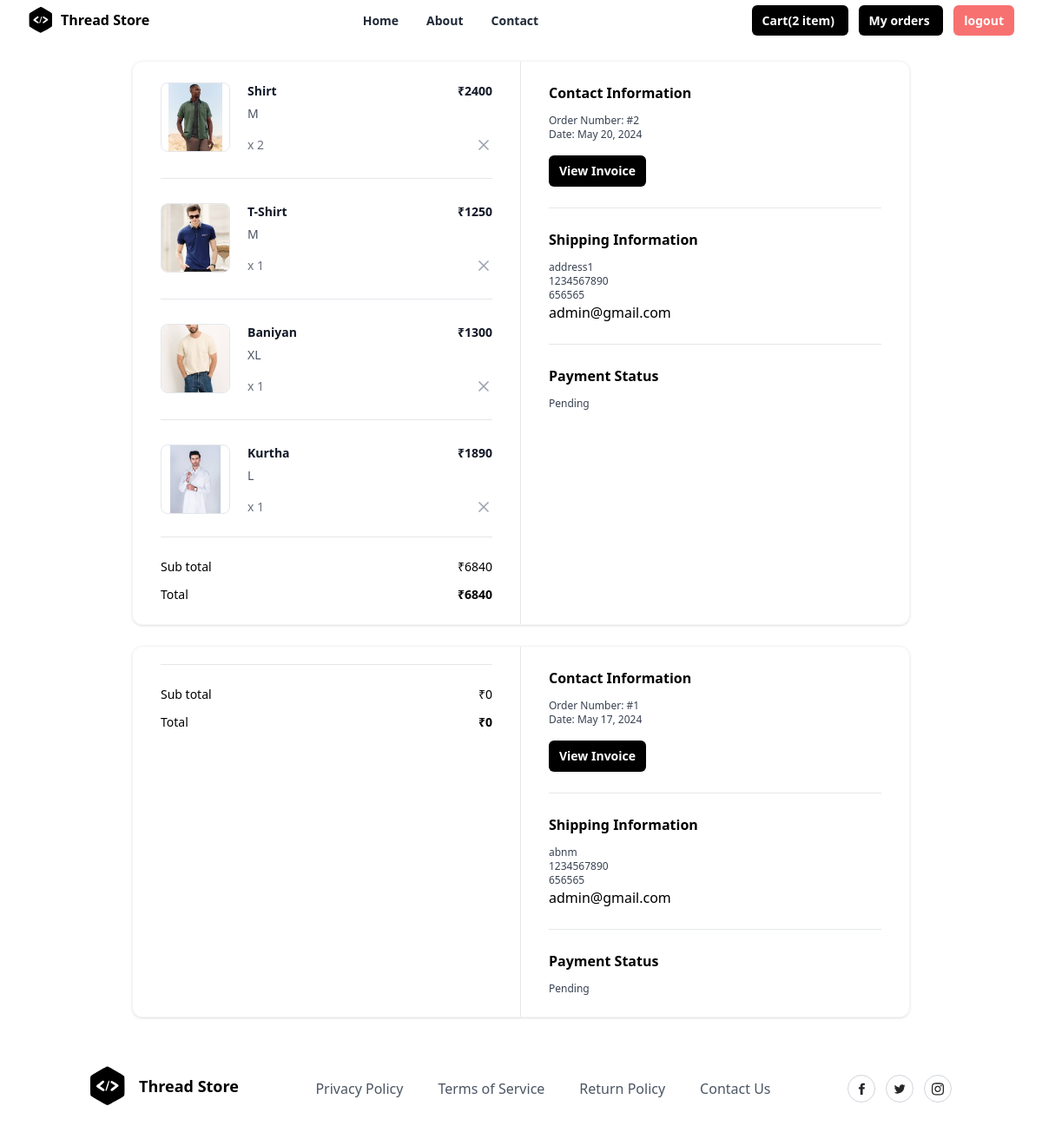
/order/summary/ (signed in), run on the app's committed database.
### store/models.py (models this page shows, shortened)
class Basket(models.Model):
    owner = models.OneToOneField(User, on_delete=models.CASCADE,related_name="cart")
    created_date = models.DateTimeField(auto_now_add=True)
    updated_date = models.DateTimeField(auto_now=True)
    is_active = models.BooleanField(default=True)
    @property
    def cart_item_count(self):
        return self.cartitems.filter(is_order_placed=False).count()

class BasketItem(models.Model):
    basket_object = models.ForeignKey(Basket, on_delete=models.CASCADE,related_name="cartitems")
    product_object = models.ForeignKey(Product, on_delete=models.CASCADE)
    size_object = models.ForeignKey(Size, on_delete=models.CASCADE)
    quantity = models.PositiveIntegerField(default=1)
    created_date = models.DateTimeField(auto_now_add=True)
    updated_date = models.DateTimeField(auto_now=True)
    is_active = models.BooleanField(default=True)
    is_order_placed=models.BooleanField(default=False)
    @property
    def total_amount(self):
        return self.product_object.price*self.quantity

class Product(models.Model):
    title = models.CharField(max_length=200)
    description = models.TextField(null=True, blank=True)
    size_object = models.ManyToManyField(Size)
    category_object = models.ForeignKey(Category, on_delete=models.CASCADE)
    brand_object = models.ForeignKey(Brand, on_delete=models.CASCADE)
    image = models.ImageField(upload_to='product_images', null=True, blank=True, default='product_images/default.jpg')
    price = models.PositiveIntegerField()
    tag_object=models.ManyToManyField(Tag)
    created_date = models.DateTimeField(auto_now_add=True)
    updated_date = models.DateTimeField(auto_now=True)
    is_active = models.BooleanField(default=True)

class Size(models.Model):
    name = models.CharField(max_length=100, unique=True)
    created_date = models.DateTimeField(auto_now_add=True)
    updated_date = models.DateTimeField(auto_now=True)
    is_active = models.BooleanField(default=True)
    def __str__(self):
        return self.name

class Order(models.Model):
    user_object = models.ForeignKey(
                                        User,
                                        on_delete=models.CASCADE,
                                        related_name='myorders'
                                    )
    basket_item_objects = models.ManyToManyField(BasketItem)
    delivery_address = models.CharField(max_length=250)
    phone = models.CharField(max_length=12)
    pin=models.CharField(max_length=10,null=True)
    email = models.CharField(max_length=100)
    pay_options = (
        ('online', 'online'),
        ('cod', 'cod')
    )
    payment_mode = models.CharField(
                                        max_length=100,
                                        choices=pay_options,
                                        default='cod'
                                    )
    order_id = models.CharField(max_length=200, null=True)
    is_paid = models.BooleanField(default=False)
    order_status = (
        ('order_confirmed', 'Order confirmed'),
        ('dispatched', 'Dispatched'),
        ('in_transit', 'In transit'),
        ('delivered', 'Delivered'),
        ('cancelled', 'Cancelled'),
    )
    status = models.CharField(
                                max_length=200,
                                choices=order_status,
                                default='order_confirmed'
                            )
    created_date = models.DateTimeField(auto_now_add=True)
    updated_date = models.DateTimeField(auto_now=True)
    is_active = models.BooleanField(default=True)
    @property
    def sub_total(self):
        basket_items=self.basket_item_objects.all()
        total=0
        if basket_items:
            for bi in basket_items:
                total+=bi.total_amount
        return total

### store/views.py (the view)
# urls.py: path('order/summary/',views.OrderSummaryView.as_view(),name="order-summary"),
class OrderSummaryView(View):
    def get(self,request,*args,**kwargs):
        qs=Order.objects.filter(user_object=request.user).order_by("-created_date")
        return render(request,"order_summary.html",{"data":qs})

### store/templates/order_summary.html (shortened to what this page needs)
{%extends 'base.html'%}
{%block main_block%}
{%for os in data%}
<div class="mx-auto my-4 max-w-4xl md:my-6">
  <div class="overflow-hidden rounded-xl border border-gray-100 shadow">
    <div class="grid grid-cols-1 md:grid-cols-2">
      <div class="px-5 py-6 md:border-r md:border-r-gray-200 md:px-8">
        <div class="flow-root">
          <ul class="-my-7 divide-y divide-gray-200">
            {%for bi in os.basket_item_objects.all%}
            <li class="flex items-stretch justify-between space-x-5 py-7">
              <div class="flex flex-1 items-stretch">
                <div class="flex-shrink-0">
                  <img class="h-20 w-20 rounded-lg border border-gray-200 object-contain"
                    src="{{bi.product_object.image.url}}"
                    alt="https://static.nike.com/a/images/c_limit,w_592,f_auto/t_product_v1/54a510de-a406-41b2-8d62-7f8c587c9a7e/air-force-1-07-lv8-shoes-9KwrSk.png" />
                </div>
                <div class="ml-5 flex flex-col justify-between">
                  <div class="flex-1">
                    <p class="text-sm font-bold text-gray-900">
                      {{bi.product_object.title}}
                    </p>
                    <p class="mt-1.5 text-sm font-medium text-gray-600">
                      {{bi.size_object}}
                    </p>
                  </div>
                  <p class="mt-4 text-sm font-medium text-gray-500">x {{bi.quantity}}</p>
                </div>
              </div>
              <div class="ml-auto flex flex-col items-end justify-between">
                <p class="text-right text-sm font-bold text-gray-900">
                  ₹{{bi.total_amount}}
                </p>
                <a href="{%url 'cart-remove' bi.id%}"
                  class="-m-2 inline-flex rounded p-2 text-gray-400 transition-all duration-200 hover:text-gray-900 focus:outline-none focus:ring-2 focus:ring-gray-900 focus:ring-offset-2">
                  <svg xmlns="http://www.w3.org/2000/svg" width="24" height="24" viewBox="0 0 24 24" fill="none"
                    stroke="currentColor" stroke-width="2" stroke-linecap="round" stroke-linejoin="round"
                    class="h-5 w-5">
                    <line x1="18" y1="6" x2="6" y2="18"></line>
                    <line x1="6" y1="6" x2="18" y2="18"></line>
                  </svg>
                </a>
              </div>
            </li>
            {%endfor%}
          </ul>
          <hr class="mt-6 border-gray-200" />
          <ul class="mt-6 space-y-3">
            <li class="flex items-center justify-between">
                <p class="text-sm font-medium">Sub total</p>
                <p class="text-sm font-medium">₹{{os.sub_total}}</p>
              </li>
            <li class="flex items-center justify-between">
              <p class="text-sm font-medium ">Total</p>
              <p class="text-sm font-bold ">₹{{os.sub_total}}</p>
            </li>
          </ul>
        </div>
      </div>
      <div class="px-5 py-6 md:px-8">
        <div class="flow-root">
          <div class="-my-6 divide-y divide-gray-200">
            <div class="py-6">
              <h2 class="text-base font-bold text-black">
                Contact Information
              </h2>
              <p class="fontmedium mt-3 text-xs text-gray-700">
                Order Number: #{{os.id}}
              </p>
              <p class="text-xs font-medium text-gray-700">
                Date: {{os.created_date|date}}
              </p>
              <button type="button"
                class="mt-4 rounded-md bg-black px-3 py-2 text-sm font-semibold text-white shadow-sm hover:bg-black/80 focus-visible:outline focus-visible:outline-2 focus-visible:outline-offset-2 focus-visible:outline-black">
                View Invoice
              </button>
            </div>
            <div class="py-6">
              <h2 class="mb-2 text-base font-bold text-black">
                Shipping Information
              </h2>
              <p class="mt-3 text-xs font-medium text-gray-700">{{os.delivery_address}}
              </p>
              <p class="text-xs font-medium text-gray-700">
                {{os.phone}}
              </p>
              <p class="text-xs font-medium text-gray-700">{{os.pin}}
              </p>
              <p> {{os.email}}
              </p>
            </div>
            <div class="py-6">
              <h2 class="text-base font-bold text-black">
                Payment Status
              </h2>
              <p class="mt-3 text-xs font-medium text-gray-700">
                {%if os.is_paid%}
                    Completed
                {%else%}
                   Pending
                {%endif%}
              </p>
            </div>
          </div>
        </div>
      </div>
    </div>
  </div>
</div>
{%endfor%}
{%endblock%}

### store/templates/base.html (shortened to what this page needs)
<!DOCTYPE html>
<html lang="en">
<head>
    <script src="https://cdn.tailwindcss.com"></script>
</head>
<body>
    <div class="relative w-full bg-white">
        <div class="mx-auto flex max-w-7xl items-center justify-between px-4 py-2 sm:px-6 lg:px-8">
          <div class="inline-flex items-center space-x-2">
            <span>
            </span>
            <span class="font-bold">Thread Store</span>
          </div>
          <div class="hidden lg:block">
            <ul class="inline-flex space-x-8">
              <li>
                <a
                  href="#"
                  class="text-sm font-semibold text-gray-800 hover:text-gray-900"
                >
                  Home
                </a>
              </li>
              <li>
                <a
                  href="#"
                  class="text-sm font-semibold text-gray-800 hover:text-gray-900"
                >
                  About
                </a>
              </li>
              <li>
                <a
                  href="#"
                  class="text-sm font-semibold text-gray-800 hover:text-gray-900"
                >
                  Contact
                </a>
              </li>
            </ul>
          </div>
          <div class="hidden lg:block">
            <a
              href="{%url 'cart-summary'%}"
              class="rounded-md bg-black px-3 py-2 text-sm font-semibold text-white shadow-sm hover:bg-black/80 focus-visible:outline focus-visible:outline-2 focus-visible:outline-offset-2 focus-visible:outline-black"
            >
              Cart({{request.user.cart.cart_item_count}} item)
          </a>
          <a
          href="{%url 'order-summary'%}"
          class="rounded-md ms-3 bg-black px-3 py-2 text-sm font-semibold text-white shadow-sm hover:bg-black/80 focus-visible:outline focus-visible:outline-2 focus-visible:outline-offset-2 focus-visible:outline-black"
        >
          My orders
      </a>
          <a
          href="{%url 'signout'%}"
          class="rounded-md ms-3 bg-red-400 px-3 py-2 text-sm font-semibold text-white shadow-sm hover:bg-black/80 focus-visible:outline focus-visible:outline-2 focus-visible:outline-offset-2 focus-visible:outline-black"
            >
            logout
          </a>
          </div>
        </div>
      </div>
    {%block main_block%}
    {%endblock%}
    <section class="relative overflow-hidden bg-white py-8">
        <div class="container relative z-10 mx-auto px-4">
          <div class="-m-8 flex flex-wrap items-center justify-between">
            <div class="w-auto p-8">
              <a href="#">
                <div class="inline-flex items-center">
                  <span class="ml-4 text-lg font-bold">Thread Store</span>
                </div>
              </a>
            </div>
            <div class="w-auto p-8">
              <ul class="-m-5 flex flex-wrap items-center">
                <li class="p-5">
                  <a class="font-medium text-gray-600 hover:text-gray-700" href="#">
                    Privacy Policy
                  </a>
                </li>
                <li class="p-5">
                  <a class="font-medium text-gray-600 hover:text-gray-700" href="#">
                    Terms of Service
                  </a>
                </li>
                <li class="p-5">
                  <a class="font-medium text-gray-600 hover:text-gray-700" href="#">
                    Return Policy
                  </a>
                </li>
                <li class="p-5">
                  <a class="font-medium text-gray-600 hover:text-gray-700" href="#">
                    Contact Us
                  </a>
                </li>
              </ul>
            </div>
            <div class="w-auto p-8">
              <div class="-m-1.5 flex flex-wrap">
                <div class="w-auto p-1.5">
                  <a href="#">
                    <div class="flex h-8 w-8 items-center justify-center rounded-full border border-gray-300 hover:border-gray-400">
                    </div>
                  </a>
                </div>
                <div class="w-auto p-1.5">
                  <a href="#">
                    <div class="flex h-8 w-8 items-center justify-center rounded-full border border-gray-300 hover:border-gray-400">
                    </div>
                  </a>
                </div>
                <div class="w-auto p-1.5">
                  <a href="#">
                    <div class="flex h-8 w-8 items-center justify-center rounded-full border border-gray-300 hover:border-gray-400">
                    </div>
                  </a>
                </div>
              </div>
            </div>
          </div>
        </div>
      </section>
</body>
</html>

### data on the page
Order: sub_total "6840", id "2", created_date "May 20, 2024", delivery_address "address1", phone "1234567890", pin "656565", email "admin@gmail.com", is_paid "Pending"
BasketItem: product_object.image (picture), product_object "Shirt", size_object "M", quantity "2", total_amount "2400"
BasketItem: product_object.image (picture), product_object "T-Shirt", size_object "M", quantity "1", total_amount "1250"
BasketItem: product_object.image (picture), product_object "Baniyan", size_object "XL", quantity "1", total_amount "1300"
BasketItem: product_object.image (picture), product_object "Kurtha", size_object "L", quantity "1", total_amount "1890"
Order: sub_total "0", id "1", created_date "May 17, 2024", delivery_address "abnm", phone "1234567890", pin "656565", email "admin@gmail.com", is_paid "Pending"

### other printed values
{{ request.user.cart.cart_item_count }} "2"
